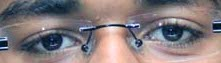
//> input picture eye_blink/pupilDetect/try1/passportpic.jpg, 221 x 63 px
$ ./t1 passportpic.jpg   (built with g++ and OpenCV 4)
//> lines starting //> are read from the running program, lines starting //| are printed output that depends on the picture
#include"cv.h"
#include"highgui.h"

using namespace cv;
int main(int argc,char *argv[])
{
	Mat img=imread(argv[1],0);
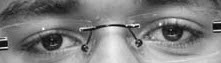
//> img: 63 rows x 221 cols, CV_8UC1; min 2, max 255, mean 126.5
	Mat xder,yder,t1,t2;
	Sobel(img,xder,CV_32F,1,0,3);
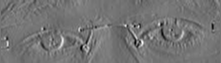
//> xder: 63 rows x 221 cols, CV_32FC1; min -516, max 615, mean 0.7; drawn with min black and max white
	Sobel(img,yder,CV_32F,0,1,3);
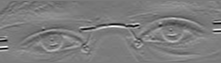
//> yder: 63 rows x 221 cols, CV_32FC1; min -840, max 894, mean 9.7; drawn with min black and max white

	//t1=xder+yder;

	imshow("Eye",img);
	imshow("X",xder);
	normalize(xder,xder,0,1,NORM_MINMAX);
	imshow("X_norm", xder);
	imshow("Y",yder);
	//imshow("X+Y",t1);
	cvWaitKey(0);
}

$ run again, on eye_blink/pupilDetect/try1/c5.jpg
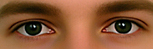
//> input picture eye_blink/pupilDetect/try1/c5.jpg, 153 x 49 px
//> `Mat img=imread(argv[1],0);`:
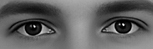
//> img: 49 rows x 153 cols, CV_8UC1; min 0, max 255, mean 97.1
//> `Sobel(img,yder,CV_32F,0,1,3);`:
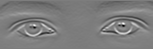
//> yder: 49 rows x 153 cols, CV_32FC1; min -769, max 798, mean 0.9; drawn with min black and max white

$ run again, on eye_blink/pupilDetect/try1/c6.jpg
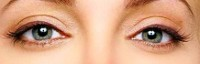
//> input picture eye_blink/pupilDetect/try1/c6.jpg, 200 x 64 px
//> `Mat img=imread(argv[1],0);`:
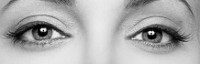
//> img: 64 rows x 200 cols, CV_8UC1; min 0, max 253, mean 173.9
//> `Sobel(img,yder,CV_32F,0,1,3);`:
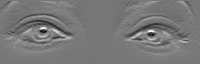
//> yder: 64 rows x 200 cols, CV_32FC1; min -751, max 853, mean 6.6; drawn with min black and max white

$ run again, on eye_blink/pupilDetect/try1/c7.jpg
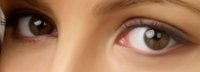
//> input picture eye_blink/pupilDetect/try1/c7.jpg, 200 x 72 px
//> `Sobel(img,xder,CV_32F,1,0,3);`:
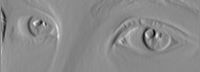
//> xder: 72 rows x 200 cols, CV_32FC1; min -530, max 447, mean 1.9; drawn with min black and max white
//> `Sobel(img,yder,CV_32F,0,1,3);`:
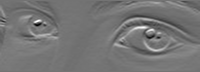
//> yder: 72 rows x 200 cols, CV_32FC1; min -449, max 545, mean 7.8; drawn with min black and max white
